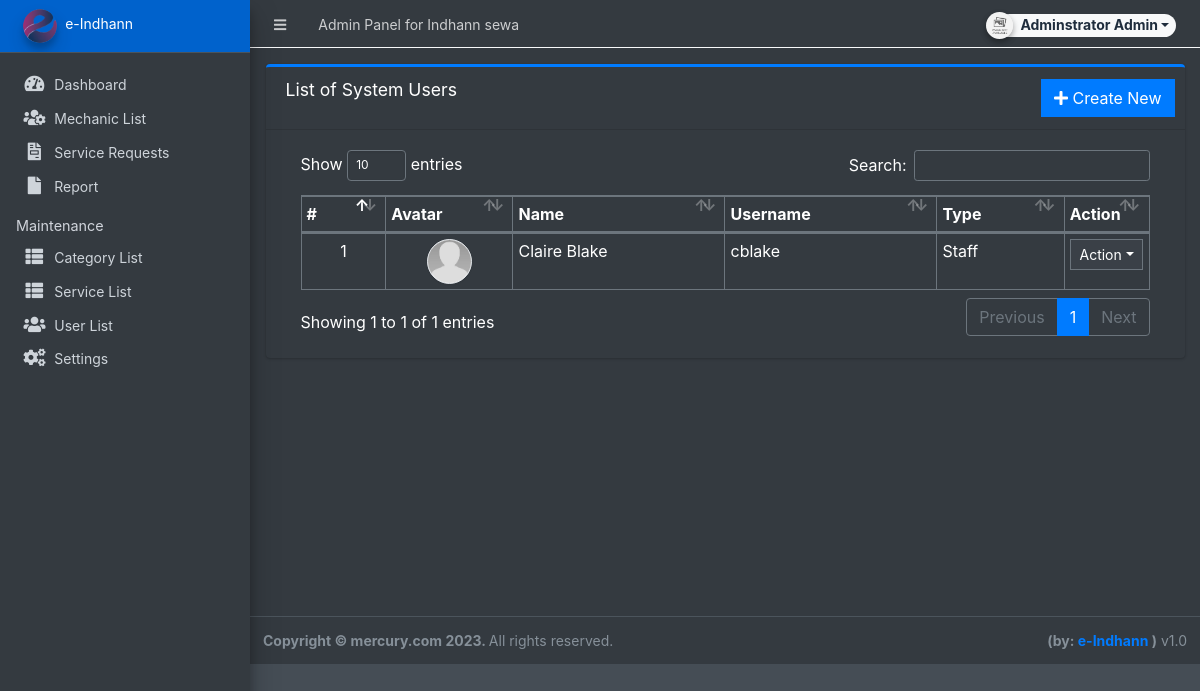
Page /admin/?page=user/list (signed in) on the committed database.
### tables this page shows
CREATE TABLE `users` (
  `id` int(50) NOT NULL,
  `firstname` varchar(250) NOT NULL,
  `lastname` varchar(250) NOT NULL,
  `username` text NOT NULL,
  `password` text NOT NULL,
  `avatar` text DEFAULT NULL,
  `last_login` datetime DEFAULT NULL,
  `type` tinyint(1) NOT NULL DEFAULT 0,
  `date_added` datetime NOT NULL DEFAULT current_timestamp(),
  `date_updated` datetime DEFAULT NULL ON UPDATE current_timestamp()
);

### classes/DBConnection.php (called while the page is built, shortened)
<?php
class DBConnection{
    private $host = DB_SERVER;
    private $username = DB_USERNAME;
    private $password = DB_PASSWORD;
    private $database = DB_NAME;
    public $conn;
    public function __construct(){
        if (!isset($this->conn)) {
            $this->conn = new mysqli($this->host, $this->username, $this->password, $this->database);
        }
    }
}
?>

### classes/SystemSettings.php (called while the page is built, shortened)
<?php
class SystemSettings extends DBConnection{
	function userdata($field = ''){
		if(!empty($field)){
			if(isset($_SESSION['userdata'][$field]))
				return $_SESSION['userdata'][$field];
			else
				return null;
		}else{
			return false;
		}
	}
}
$_settings = new SystemSettings();
?>

### config.php (called while the page is built, shortened)
<?php
require_once('classes/DBConnection.php');
require_once('classes/SystemSettings.php');
function validate_image($file){
	if(!empty($file)){
		if(is_file(base_app.$file)){
			return base_url.$file;
		}else{
			return base_url.'dist/img/no-image-available.png';
		}
	}else{
		return base_url.'dist/img/no-image-available.png';
	}
}
?>

### admin/user/list.php (the view, shortened to what this page needs)
<div class="card card-outline card-primary">
	<div class="card-header">
		<h3 class="card-title">List of System Users</h3>
		<div class="card-tools">
			<a href="?page=user/manage_user" class="btn btn-flat btn-primary"><span class="fas fa-plus"></span>  Create New</a>
		</div>
	</div>
	<div class="card-body">
		<div class="container-fluid">
        <div class="container-fluid">
			<table class="table table-bordered table-stripped">
				<colgroup>
					<col width="10%">
					<col width="15%">
					<col width="25%">
					<col width="25%">
					<col width="15%">
					<col width="10%">
				</colgroup>
				<thead>
					<tr>
						<th>#</th>
						<th>Avatar</th>
						<th>Name</th>
						<th>Username</th>
						<th>Type</th>
						<th>Action</th>
					</tr>
				</thead>
				<tbody>
					<?php
					$i = 1;
						$qry = $conn->query("SELECT *,concat(firstname,' ',lastname) as name from `users` where id != '1' and id != '{$_settings->userdata('id')}' and `type` != 3 order by concat(firstname,' ',lastname) asc ");
						while($row = $qry->fetch_assoc()):
					?>
						<tr>
							<td class="text-center"><?php echo $i++; ?></td>
							<td class="text-center"><img src="<?php echo validate_image($row['avatar']) ?>" class="img-avatar img-thumbnail p-0 border-2" alt="user_avatar"></td>
							<td><?php echo ucwords($row['name']) ?></td>
							<td ><p class="m-0 truncate-1"><?php echo $row['username'] ?></p></td>
							<td><?php echo ($row['type'] == 1) ? 'Administrator' : 'Staff' ?></td>
							<td align="center">
								 <button type="button" class="btn btn-flat btn-default btn-sm dropdown-toggle dropdown-icon" data-toggle="dropdown">
				                  		Action
				                  </button>
							</td>
						</tr>
					<?php endwhile; ?>
				</tbody>
			</table>
		</div>
		</div>
	</div>
</div>

### admin/user/list.php (style rules this page uses)
.img-avatar { width:45px; height:45px; object-fit:cover; object-position:center center; border-radius:100%; }

### rows in the picture
users: avatar (picture), name "Claire Blake", username "cblake", type "Staff"

### other values in the picture
$_settings->userdata('firstname').' '.$_settings->userdata('lastname') "Adminstrator Admin"
